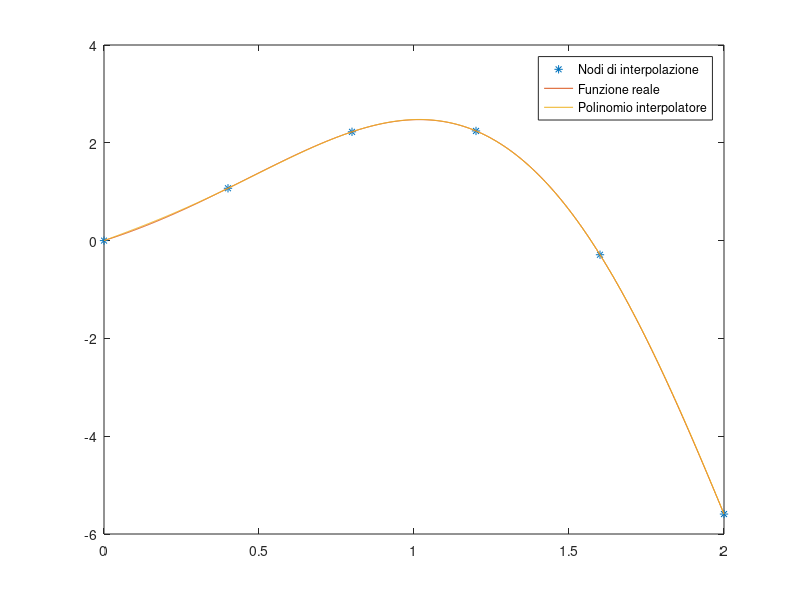

Here is the MATLAB script that generated this plot:
clear
clc
close all

a = 0;
b = 2;
grade = 5;
n_points_grid = 10000;
n_nodes = grade + 1;
nodes = linspace(a,b,n_nodes);
grid = linspace(a,b,1000);
f = @(x) exp(x).*sin(2.*x);

p_coeff = polyfit(nodes,f(nodes),n_nodes);
p_val = polyval(p_coeff,grid);

plot(nodes,f(nodes),'*');
hold on;
plot(grid,f(grid));
hold on;
plot(grid,p_val);
hold on

legend("Nodi di interpolazione","Funzione reale","Polinomio interpolatore")
